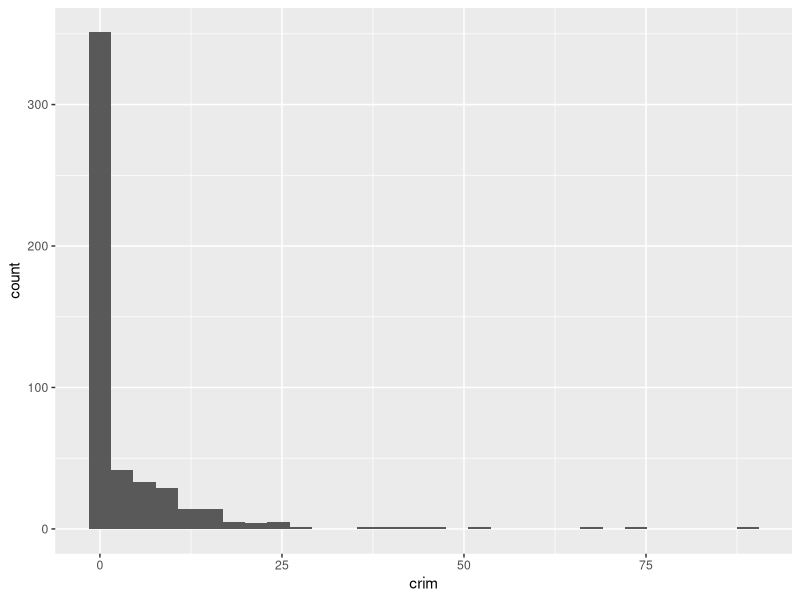
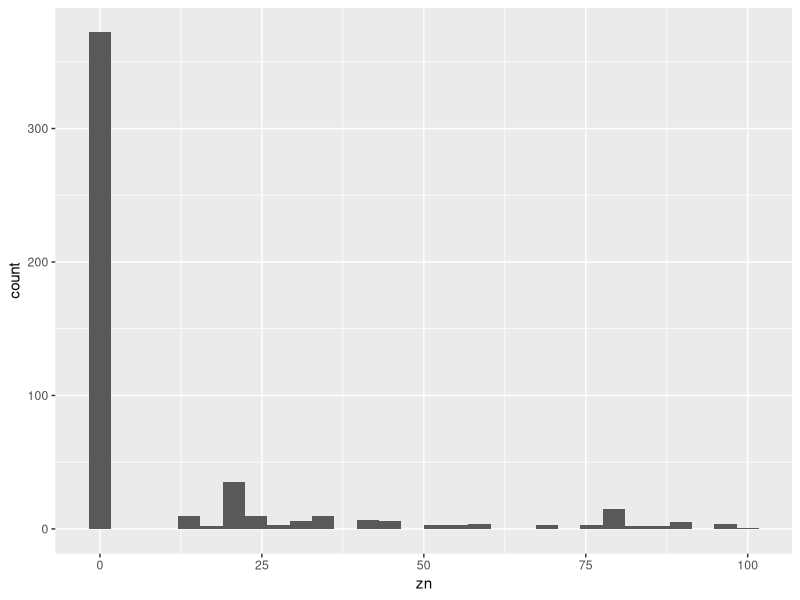
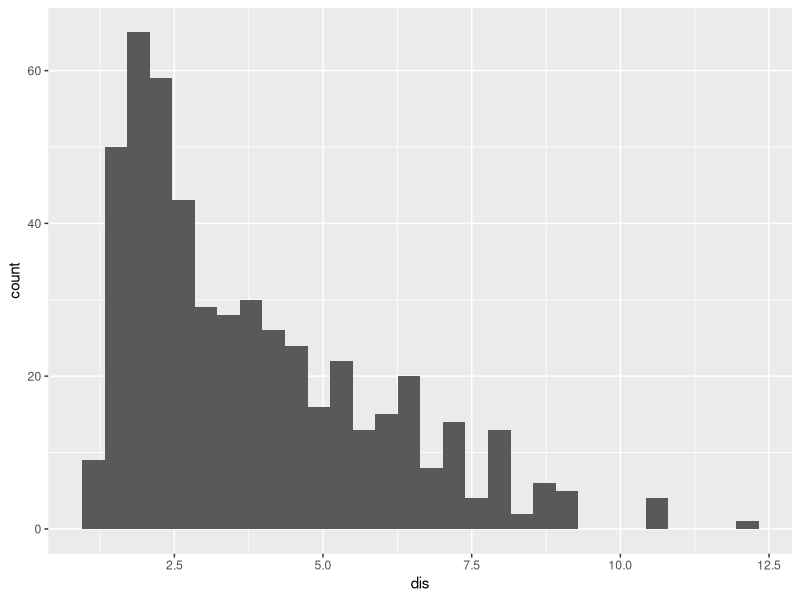
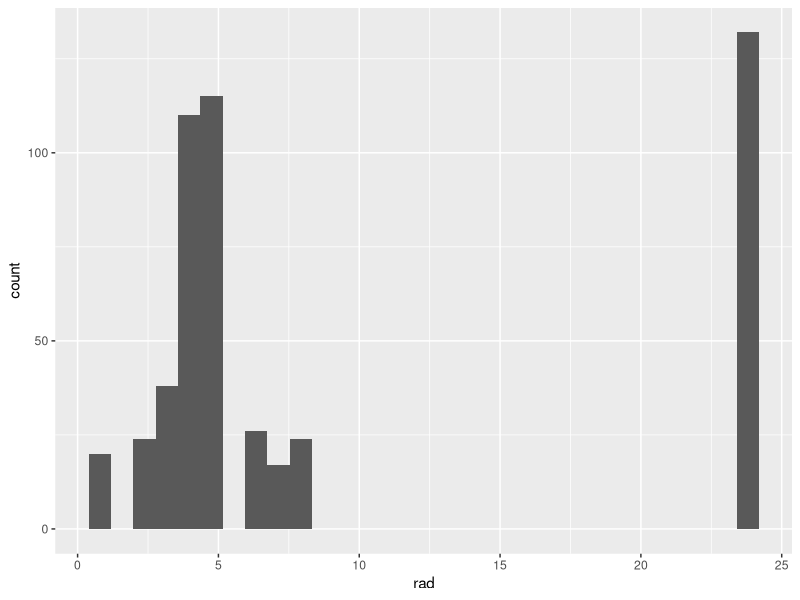
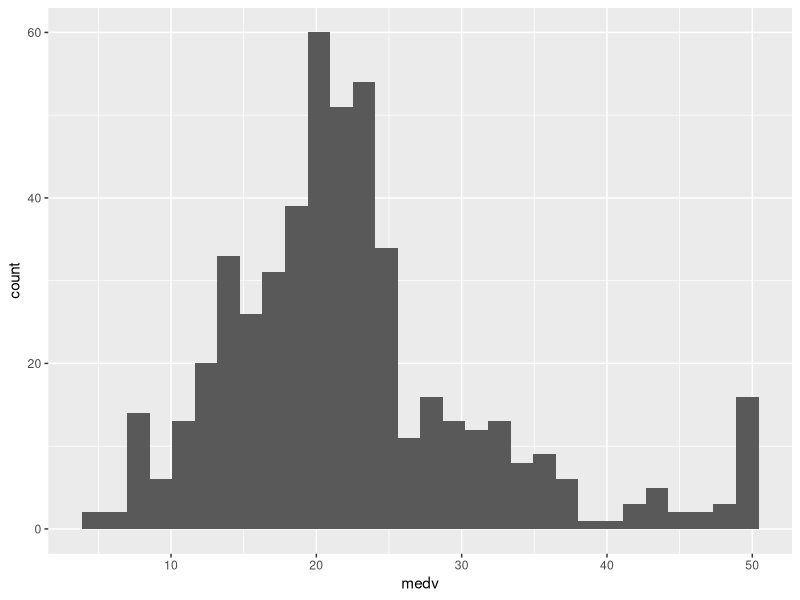
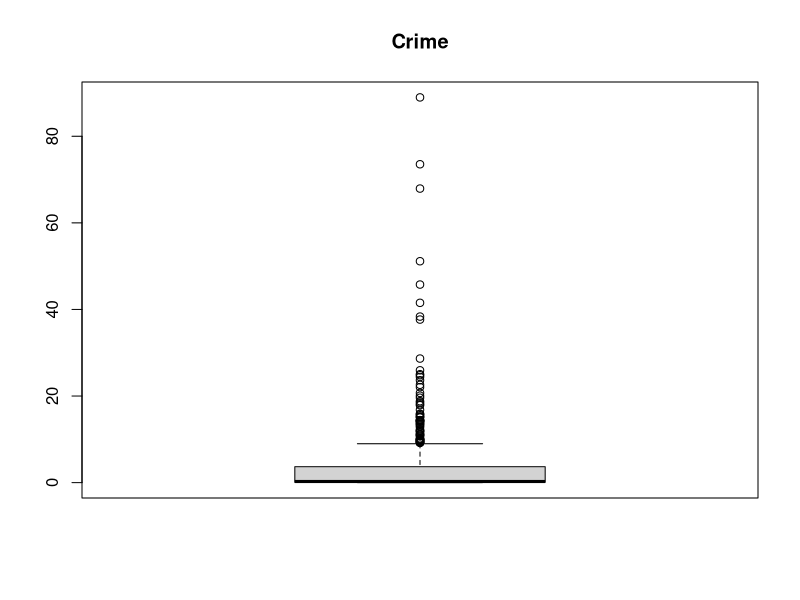
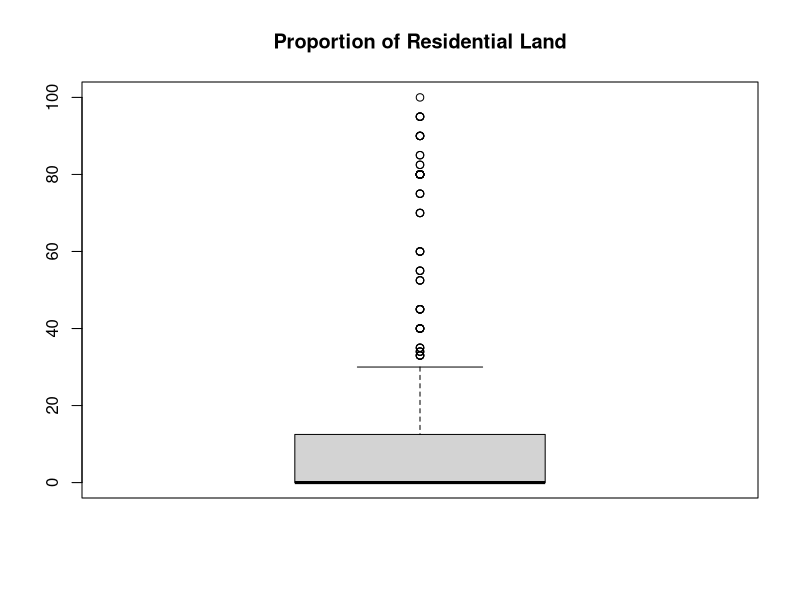
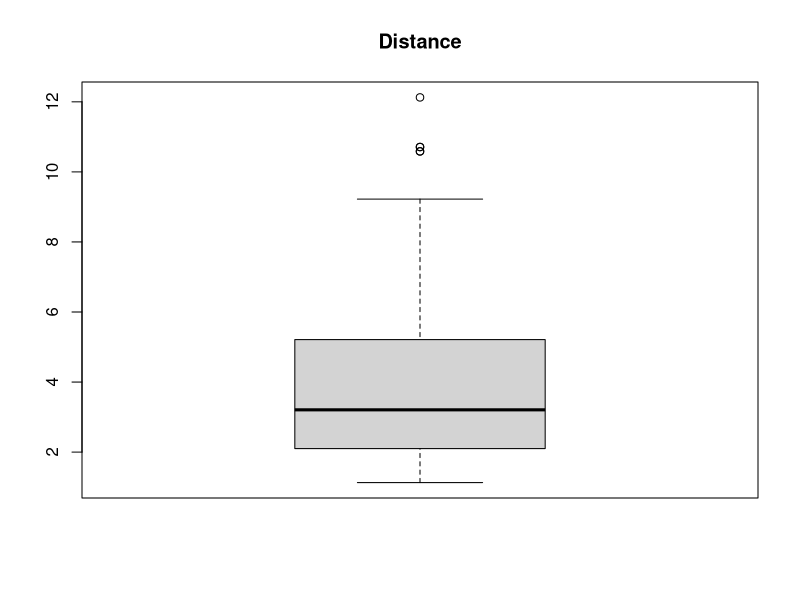

Reproduce these figures in R, in order.
library("MASS")
?Boston

str(Boston)
# Check for missing values
colSums(is.na(Boston))

# Drop rows with missing values
df <- Boston[complete.cases(Boston),]

# Check for duplicates
sum(duplicated(Boston))

# Drop duplicates
df <- Boston[!duplicated(Boston),]

#Explanatory Data Analysis

library(ggplot2)
library(psych)

summary(Boston)
describe(Boston$crim, quant = c(0.25, 0.5, 0.75), skew = TRUE)
describe(Boston$zn, quant = c(0.25, 0.5, 0.75), skew = TRUE)
describe(Boston$dis, quant = c(0.25, 0.5, 0.75), skew = TRUE)
describe(Boston$rad, quant = c(0.25, 0.5, 0.75), skew = TRUE)


# Plot histograms of numeric variables
ggplot(Boston, aes(x = crim)) + geom_histogram()
ggplot(Boston, aes(x = zn)) + geom_histogram()
ggplot(Boston, aes(x = dis)) + geom_histogram()
ggplot(Boston, aes(x = rad)) + geom_histogram()
ggplot(Boston, aes(x = medv)) + geom_histogram()


#Plotting boxplots and outliers for the variables
boxplot(Boston$crim, main="Crime")$out
boxplot(Boston$zn, main="Proportion of Residential Land")$out
boxplot(Boston$dis, main="Distance")$out
boxplot(Boston$rad, main="Radial Highway")$out
boxplot(Boston$medv, main="Median Value")$out

#Checking for correlation
correlation_coefficient <- cor(Boston$crim, Boston$zn)
correlation_coefficient
correlation_coefficient <- cor(Boston$dis, Boston$rad)
correlation_coefficient
correlation_coefficient <- cor(Boston$crim, Boston$dis)
correlation_coefficient
correlation_coefficient <- cor(Boston$crim, Boston$rad)
correlation_coefficient

#Conducting linear regression
install.packages("tidyr")
install.packages("carData")

library (dplyr)
library (tidyr)
library (car)

model <- lm("medv~crim+zn+dis+rad", data = Boston)
summary(model)

#ASSUMPTIONS FOR LINEAR REGRESSION

# Check for multicollinearity
vif(model)
#tolerance
1/vif(model)
#mean vif
mean(vif(model))

#Check for independence 
dwt(model)




# Check for normality of the residuals
residuals <- resid(model)
ggplot(data.frame(residuals), aes(x = residuals)) + geom_histogram()

plot(model)
plot
# Check for heteroscedasticity of the residuals
ggplot(df, aes(x = fitted(model), y = residuals)) + geom_point()


